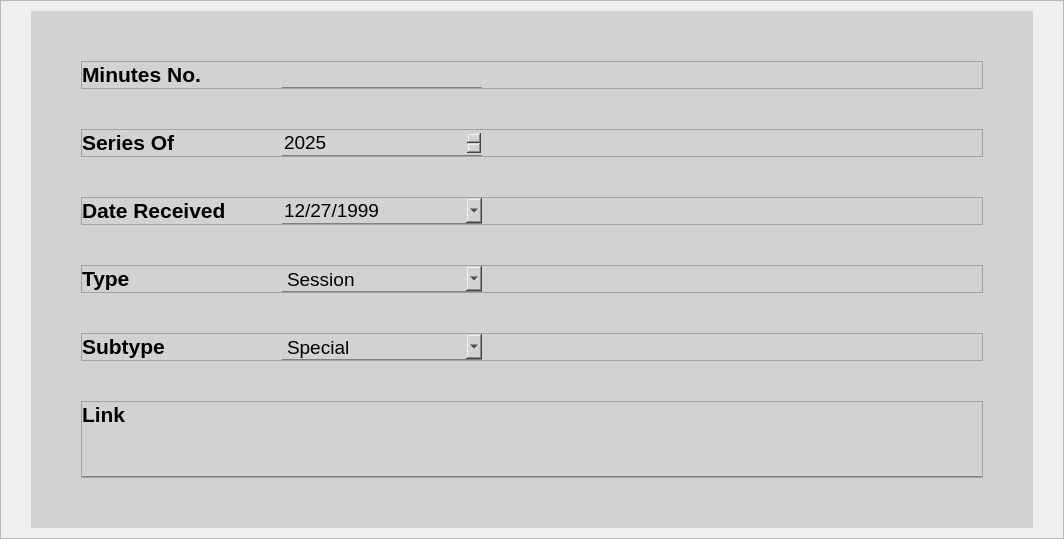
               <widget class="QFrame" name="frame_6">
                <property name="sizePolicy">
                 <sizepolicy hsizetype="Preferred" vsizetype="Expanding">
                  <horstretch>0</horstretch>
                  <verstretch>0</verstretch>
                 </sizepolicy>
                </property>
                <property name="styleSheet">
                 <string notr="true"/>
                </property>
                <property name="frameShape">
                 <enum>QFrame::Shape::StyledPanel</enum>
                </property>
                <property name="frameShadow">
                 <enum>QFrame::Shadow::Raised</enum>
                </property>
                <layout class="QGridLayout" name="gridLayout_2">
                 <property name="leftMargin">
                  <number>30</number>
                 </property>
                 <property name="topMargin">
                  <number>10</number>
                 </property>
                 <property name="rightMargin">
                  <number>30</number>
                 </property>
                 <property name="bottomMargin">
                  <number>10</number>
                 </property>
                 <property name="spacing">
                  <number>0</number>
                 </property>
                 <item row="0" column="0">
                  <widget class="QWidget" name="editField" native="true">
                   <property name="styleSheet">
                    <string notr="true">background-color: #d1d2d3;
color: black;</string>
                   </property>
                   <layout class="QVBoxLayout" name="verticalLayout_6">
                    <property name="spacing">
                     <number>40</number>
                    </property>
                    <property name="leftMargin">
                     <number>50</number>
                    </property>
                    <property name="topMargin">
                     <number>50</number>
                    </property>
                    <property name="rightMargin">
                     <number>50</number>
                    </property>
                    <property name="bottomMargin">
                     <number>50</number>
                    </property>
                    <item>
                     <widget class="QFrame" name="editMinNum">
                      <property name="frameShape">
                       <enum>QFrame::Shape::StyledPanel</enum>
                      </property>
                      <property name="frameShadow">
                       <enum>QFrame::Shadow::Raised</enum>
                      </property>
                      <layout class="QHBoxLayout" name="horizontalLayout_11">
                       <property name="spacing">
                        <number>0</number>
                       </property>
                       <property name="leftMargin">
                        <number>0</number>
                       </property>
                       <property name="topMargin">
                        <number>0</number>
                       </property>
                       <property name="rightMargin">
                        <number>0</number>
                       </property>
                       <property name="bottomMargin">
                        <number>0</number>
                       </property>
                       <item>
                        <widget class="QLabel" name="editMinNumLabel">
                         <property name="sizePolicy">
                          <sizepolicy hsizetype="Preferred" vsizetype="Fixed">
                           <horstretch>0</horstretch>
                           <verstretch>0</verstretch>
                          </sizepolicy>
                         </property>
                         <property name="minimumSize">
                          <size>
                           <width>200</width>
                           <height>0</height>
                          </size>
                         </property>
                         <property name="maximumSize">
                          <size>
                           <width>200</width>
                           <height>16777215</height>
                          </size>
                         </property>
                         <property name="font">
                          <font>
                           <pointsize>16</pointsize>
                           <fontweight>DemiBold</fontweight>
                          </font>
                         </property>
                         <property name="styleSheet">
                          <string notr="true">font-weight: 600;

</string>
                         </property>
                         <property name="text">
                          <string>Minutes No.</string>
                         </property>
                        </widget>
                       </item>
                       <item>
                        <widget class="QLineEdit" name="editMinNumInput">
                         <property name="minimumSize">
                          <size>
                           <width>200</width>
                           <height>0</height>
                          </size>
                         </property>
                         <property name="maximumSize">
                          <size>
                           <width>200</width>
                           <height>16777215</height>
                          </size>
                         </property>
                         <property name="font">
                          <font>
                           <pointsize>14</pointsize>
                           <underline>false</underline>
                           <strikeout>false</strikeout>
                          </font>
                         </property>
                         <property name="styleSheet">
                          <string notr="true">text-decoration: none;
border: none;
border-bottom: 1px solid gray;</string>
                         </property>
                        </widget>
                       </item>
                       <item>
                        <spacer name="horizontalSpacer_6">
                         <property name="orientation">
                          <enum>Qt::Orientation::Horizontal</enum>
                         </property>
                         <property name="sizeType">
                          <enum>QSizePolicy::Policy::Expanding</enum>
                         </property>
                         <property name="sizeHint" stdset="0">
                          <size>
                           <width>473</width>
                           <height>20</height>
                          </size>
                         </property>
                        </spacer>
                       </item>
                      </layout>
                     </widget>
                    </item>
                    <item>
                     <widget class="QFrame" name="editSeries">
                      <property name="frameShape">
                       <enum>QFrame::Shape::StyledPanel</enum>
                      </property>
                      <property name="frameShadow">
                       <enum>QFrame::Shadow::Raised</enum>
                      </property>
                      <layout class="QHBoxLayout" name="horizontalLayout_12">
                       <property name="spacing">
                        <number>0</number>
                       </property>
                       <property name="leftMargin">
                        <number>0</number>
                       </property>
                       <property name="topMargin">
                        <number>0</number>
                       </property>
                       <property name="rightMargin">
                        <number>0</number>
                       </property>
                       <property name="bottomMargin">
                        <number>0</number>
                       </property>
                       <item>
                        <widget class="QLabel" name="editSeriesLabel">
                         <property name="sizePolicy">
                          <sizepolicy hsizetype="Preferred" vsizetype="Fixed">
                           <horstretch>0</horstretch>
                           <verstretch>0</verstretch>
                          </sizepolicy>
                         </property>
                         <property name="minimumSize">
                          <size>
                           <width>200</width>
                           <height>0</height>
                          </size>
                         </property>
                         <property name="maximumSize">
                          <size>
                           <width>200</width>
                           <height>16777215</height>
                          </size>
                         </property>
                         <property name="font">
                          <font>
                           <pointsize>16</pointsize>
                           <fontweight>DemiBold</fontweight>
                          </font>
                         </property>
                         <property name="styleSheet">
                          <string notr="true">font-weight: 600;

</string>
                         </property>
                         <property name="text">
                          <string>Series Of</string>
                         </property>
                        </widget>
                       </item>
                       <item>
                        <widget class="QDateEdit" name="editSeriesInput">
                         <property name="sizePolicy">
                          <sizepolicy hsizetype="Preferred" vsizetype="Fixed">
                           <horstretch>0</horstretch>
                           <verstretch>0</verstretch>
                          </sizepolicy>
                         </property>
                         <property name="minimumSize">
                          <size>
                           <width>200</width>
                           <height>0</height>
                          </size>
                         </property>
                         <property name="maximumSize">
                          <size>
                           <width>200</width>
                           <height>16777215</height>
                          </size>
                         </property>
                         <property name="font">
                          <font>
                           <pointsize>14</pointsize>
                           <underline>false</underline>
                           <strikeout>false</strikeout>
                          </font>
                         </property>
                         <property name="styleSheet">
                          <string notr="true">text-decoration: none;
border: none;
border-bottom: 1px solid gray;</string>
                         </property>
                         <property name="displayFormat">
                          <string>yyyy</string>
                         </property>
                         <property name="calendarPopup">
                          <bool>false</bool>
                         </property>
                         <property name="date">
                          <date>
                           <year>2025</year>
                           <month>5</month>
                           <day>8</day>
                          </date>
                         </property>
                        </widget>
                       </item>
                       <item>
                        <spacer name="horizontalSpacer_7">
                         <property name="orientation">
                          <enum>Qt::Orientation::Horizontal</enum>
                         </property>
                         <property name="sizeType">
                          <enum>QSizePolicy::Policy::Expanding</enum>
                         </property>
                         <property name="sizeHint" stdset="0">
                          <size>
                           <width>473</width>
                           <height>20</height>
                          </size>
                         </property>
                        </spacer>
                       </item>
                      </layout>
                     </widget>
                    </item>
                    <item>
                     <widget class="QFrame" name="editDate">
                      <property name="frameShape">
                       <enum>QFrame::Shape::StyledPanel</enum>
                      </property>
                      <property name="frameShadow">
                       <enum>QFrame::Shadow::Raised</enum>
                      </property>
                      <layout class="QHBoxLayout" name="horizontalLayout_8">
                       <property name="spacing">
                        <number>0</number>
                       </property>
                       <property name="leftMargin">
                        <number>0</number>
                       </property>
                       <property name="topMargin">
                        <number>0</number>
                       </property>
                       <property name="rightMargin">
                        <number>0</number>
                       </property>
                       <property name="bottomMargin">
                        <number>0</number>
                       </property>
                       <item>
                        <widget class="QLabel" name="dateReceivedLabel_2">
                         <property name="sizePolicy">
                          <sizepolicy hsizetype="Preferred" vsizetype="Fixed">
                           <horstretch>0</horstretch>
                           <verstretch>0</verstretch>
                          </sizepolicy>
                         </property>
                         <property name="minimumSize">
                          <size>
                           <width>200</width>
                           <height>0</height>
                          </size>
                         </property>
                         <property name="maximumSize">
                          <size>
                           <width>200</width>
                           <height>16777215</height>
                          </size>
                         </property>
                         <property name="font">
                          <font>
                           <pointsize>16</pointsize>
                           <fontweight>DemiBold</fontweight>
                          </font>
                         </property>
                         <property name="styleSheet">
                          <string notr="true">font-weight: 600;

</string>
                         </property>
                         <property name="text">
                          <string>Date Received</string>
                         </property>
                        </widget>
                       </item>
                       <item>
                        <widget class="QDateEdit" name="editDateInput">
                         <property name="sizePolicy">
                          <sizepolicy hsizetype="Preferred" vsizetype="Fixed">
                           <horstretch>0</horstretch>
                           <verstretch>0</verstretch>
                          </sizepolicy>
                         </property>
                         <property name="minimumSize">
                          <size>
                           <width>200</width>
                           <height>0</height>
                          </size>
                         </property>
                         <property name="maximumSize">
                          <size>
                           <width>200</width>
                           <height>16777215</height>
                          </size>
                         </property>
                         <property name="font">
                          <font>
                           <pointsize>14</pointsize>
                           <underline>false</underline>
                           <strikeout>false</strikeout>
                          </font>
                         </property>
                         <property name="styleSheet">
                          <string notr="true">text-decoration: none;
border: none;
border-bottom: 1px solid gray;</string>
                         </property>
                         <property name="dateTime">
                          <datetime>
                           <hour>0</hour>
                           <minute>0</minute>
                           <second>0</second>
                           <year>1999</year>
                           <month>12</month>
                           <day>27</day>
                          </datetime>
                         </property>
                         <property name="displayFormat">
                          <string>M/d/yyyy</string>
                         </property>
                         <property name="calendarPopup">
                          <bool>true</bool>
                         </property>
                        </widget>
                       </item>
                       <item>
                        <spacer name="horizontalSpacer_3">
                         <property name="orientation">
                          <enum>Qt::Orientation::Horizontal</enum>
                         </property>
                         <property name="sizeType">
                          <enum>QSizePolicy::Policy::Expanding</enum>
                         </property>
                         <property name="sizeHint" stdset="0">
                          <size>
                           <width>500</width>
                           <height>20</height>
                          </size>
                         </property>
                        </spacer>
                       </item>
                      </layout>
                     </widget>
                    </item>
                    <item>
                     <widget class="QFrame" name="editType">
                      <property name="frameShape">
                       <enum>QFrame::Shape::StyledPanel</enum>
                      </property>
                      <property name="frameShadow">
                       <enum>QFrame::Shadow::Raised</enum>
                      </property>
                      <layout class="QHBoxLayout" name="horizontalLayout_36">
                       <property name="spacing">
                        <number>0</number>
                       </property>
                       <property name="leftMargin">
                        <number>0</number>
                       </property>
                       <property name="topMargin">
                        <number>0</number>
                       </property>
                       <property name="rightMargin">
                        <number>0</number>
                       </property>
                       <property name="bottomMargin">
                        <number>0</number>
                       </property>
                       <item>
                        <widget class="QLabel" name="editTypeLabel">
                         <property name="sizePolicy">
                          <sizepolicy hsizetype="Preferred" vsizetype="Fixed">
                           <horstretch>0</horstretch>
                           <verstretch>0</verstretch>
                          </sizepolicy>
                         </property>
                         <property name="minimumSize">
                          <size>
                           <width>200</width>
                           <height>0</height>
                          </size>
                         </property>
                         <property name="maximumSize">
                          <size>
                           <width>200</width>
                           <height>16777215</height>
                          </size>
                         </property>
                         <property name="font">
                          <font>
                           <pointsize>16</pointsize>
                           <fontweight>DemiBold</fontweight>
                          </font>
                         </property>
                         <property name="styleSheet">
                          <string notr="true">font-weight: 600;

</string>
                         </property>
                         <property name="text">
                          <string>Type</string>
                         </property>
                        </widget>
                       </item>
                       <item>
                        <widget class="QComboBox" name="editTypeInput">
                         <property name="minimumSize">
                          <size>
                           <width>200</width>
                           <height>0</height>
                          </size>
                         </property>
                         <property name="maximumSize">
                          <size>
                           <width>200</width>
                           <height>16777215</height>
                          </size>
                         </property>
                         <property name="font">
                          <font>
                           <pointsize>14</pointsize>
                           <underline>false</underline>
                           <strikeout>false</strikeout>
                          </font>
                         </property>
                         <property name="styleSheet">
                          <string notr="true">QComboBox{
	text-decoration: none;
	border: none;
	border-bottom: 1px solid gray;
}

QComboBox QAbstractItemView {
    background-color: #f0f0f0;  /* light gray background */
    color: #000000;             /* optional: text color */
}
</string>
                         </property>
                         <item>
                          <property name="text">
                           <string>Session</string>
                          </property>
                         </item>
                         <item>
                          <property name="text">
                           <string>Public Hearing</string>
                          </property>
                         </item>
                         <item>
                          <property name="text">
                           <string>Other</string>
                          </property>
                         </item>
                        </widget>
                       </item>
                       <item>
                        <spacer name="horizontalSpacer_31">
                         <property name="orientation">
                          <enum>Qt::Orientation::Horizontal</enum>
                         </property>
                         <property name="sizeHint" stdset="0">
                          <size>
                           <width>40</width>
                           <height>20</height>
                          </size>
                         </property>
                        </spacer>
                       </item>
                      </layout>
                     </widget>
                    </item>
                    <item>
                     <widget class="QFrame" name="editSubtypr">
                      <property name="frameShape">
                       <enum>QFrame::Shape::StyledPanel</enum>
                      </property>
                      <property name="frameShadow">
                       <enum>QFrame::Shadow::Raised</enum>
                      </property>
                      <layout class="QHBoxLayout" name="horizontalLayout_32">
                       <property name="spacing">
                        <number>0</number>
                       </property>
                       <property name="leftMargin">
                        <number>0</number>
                       </property>
                       <property name="topMargin">
                        <number>0</number>
                       </property>
                       <property name="rightMargin">
                        <number>0</number>
                       </property>
                       <property name="bottomMargin">
                        <number>0</number>
                       </property>
                       <item>
                        <widget class="QLabel" name="editSubtypeLabel">
                         <property name="sizePolicy">
                          <sizepolicy hsizetype="Preferred" vsizetype="Fixed">
                           <horstretch>0</horstretch>
                           <verstretch>0</verstretch>
                          </sizepolicy>
                         </property>
                         <property name="minimumSize">
                          <size>
                           <width>200</width>
                           <height>0</height>
                          </size>
                         </property>
                         <property name="maximumSize">
                          <size>
                           <width>200</width>
                           <height>16777215</height>
                          </size>
                         </property>
                         <property name="font">
                          <font>
                           <pointsize>16</pointsize>
                           <fontweight>DemiBold</fontweight>
                          </font>
                         </property>
                         <property name="styleSheet">
                          <string notr="true">font-weight: 600;

</string>
                         </property>
                         <property name="text">
                          <string>Subtype</string>
                         </property>
                        </widget>
                       </item>
                       <item>
                        <widget class="QComboBox" name="editSubtypeInput">
                         <property name="minimumSize">
                          <size>
                           <width>200</width>
                           <height>0</height>
                          </size>
                         </property>
                         <property name="maximumSize">
                          <size>
                           <width>200</width>
                           <height>16777215</height>
                          </size>
                         </property>
                         <property name="font">
                          <font>
                           <pointsize>14</pointsize>
                           <underline>false</underline>
                           <strikeout>false</strikeout>
                          </font>
                         </property>
                         <property name="styleSheet">
                          <string notr="true">QComboBox{
	text-decoration: none;
	border: none;
	border-bottom: 1px solid gray;
}

QComboBox QAbstractItemView {
    background-color: #f0f0f0;  /* light gray background */
    color: #000000;             /* optional: text color */
}
</string>
                         </property>
                         <item>
                          <property name="text">
                           <string>Special</string>
                          </property>
                         </item>
                         <item>
                          <property name="text">
                           <string>Regular</string>
                          </property>
                         </item>
                         <item>
                          <property name="text">
                           <string>N/A</string>
                          </property>
                         </item>
                        </widget>
                       </item>
                       <item>
                        <spacer name="horizontalSpacer_27">
                         <property name="orientation">
                          <enum>Qt::Orientation::Horizontal</enum>
                         </property>
                         <property name="sizeHint" stdset="0">
                          <size>
                           <width>40</width>
                           <height>20</height>
                          </size>
                         </property>
                        </spacer>
                       </item>
                      </layout>
                     </widget>
                    </item>
                    <item>
                     <widget class="QFrame" name="editLink">
                      <property name="frameShape">
                       <enum>QFrame::Shape::StyledPanel</enum>
                      </property>
                      <property name="frameShadow">
                       <enum>QFrame::Shadow::Raised</enum>
                      </property>
                      <layout class="QVBoxLayout" name="verticalLayout_19">
                       <property name="spacing">
                        <number>10</number>
                       </property>
                       <property name="leftMargin">
                        <number>0</number>
                       </property>
                       <property name="topMargin">
                        <number>0</number>
                       </property>
                       <property name="rightMargin">
                        <number>0</number>
                       </property>
                       <property name="bottomMargin">
                        <number>0</number>
                       </property>
                       <item>
                        <widget class="QLabel" name="editLinkLabel">
                         <property name="sizePolicy">
                          <sizepolicy hsizetype="Fixed" vsizetype="Fixed">
                           <horstretch>0</horstretch>
                           <verstretch>0</verstretch>
                          </sizepolicy>
                         </property>
                         <property name="font">
                          <font>
                           <pointsize>16</pointsize>
                           <fontweight>DemiBold</fontweight>
                          </font>
                         </property>
                         <property name="styleSheet">
                          <string notr="true">font-weight: 600;

</string>
                         </property>
                         <property name="text">
                          <string>Link</string>
                         </property>
                        </widget>
                       </item>
                       <item>
                        <widget class="QTextEdit" name="editLinkInput">
                         <property name="sizePolicy">
                          <sizepolicy hsizetype="Expanding" vsizetype="Fixed">
                           <horstretch>0</horstretch>
                           <verstretch>0</verstretch>
                          </sizepolicy>
                         </property>
                         <property name="maximumSize">
                          <size>
                           <width>16777215</width>
                           <height>40</height>
                          </size>
                         </property>
                         <property name="font">
                          <font>
                           <pointsize>14</pointsize>
                           <underline>false</underline>
                           <strikeout>false</strikeout>
                          </font>
                         </property>
                         <property name="styleSheet">
                          <string notr="true">text-decoration: none;
border: none;
border-bottom: 1px solid gray;</string>
                         </property>
                        </widget>
                       </item>
                      </layout>
                     </widget>
                    </item>
                   </layout>
                  </widget>
                 </item>
                </layout>
               </widget>
